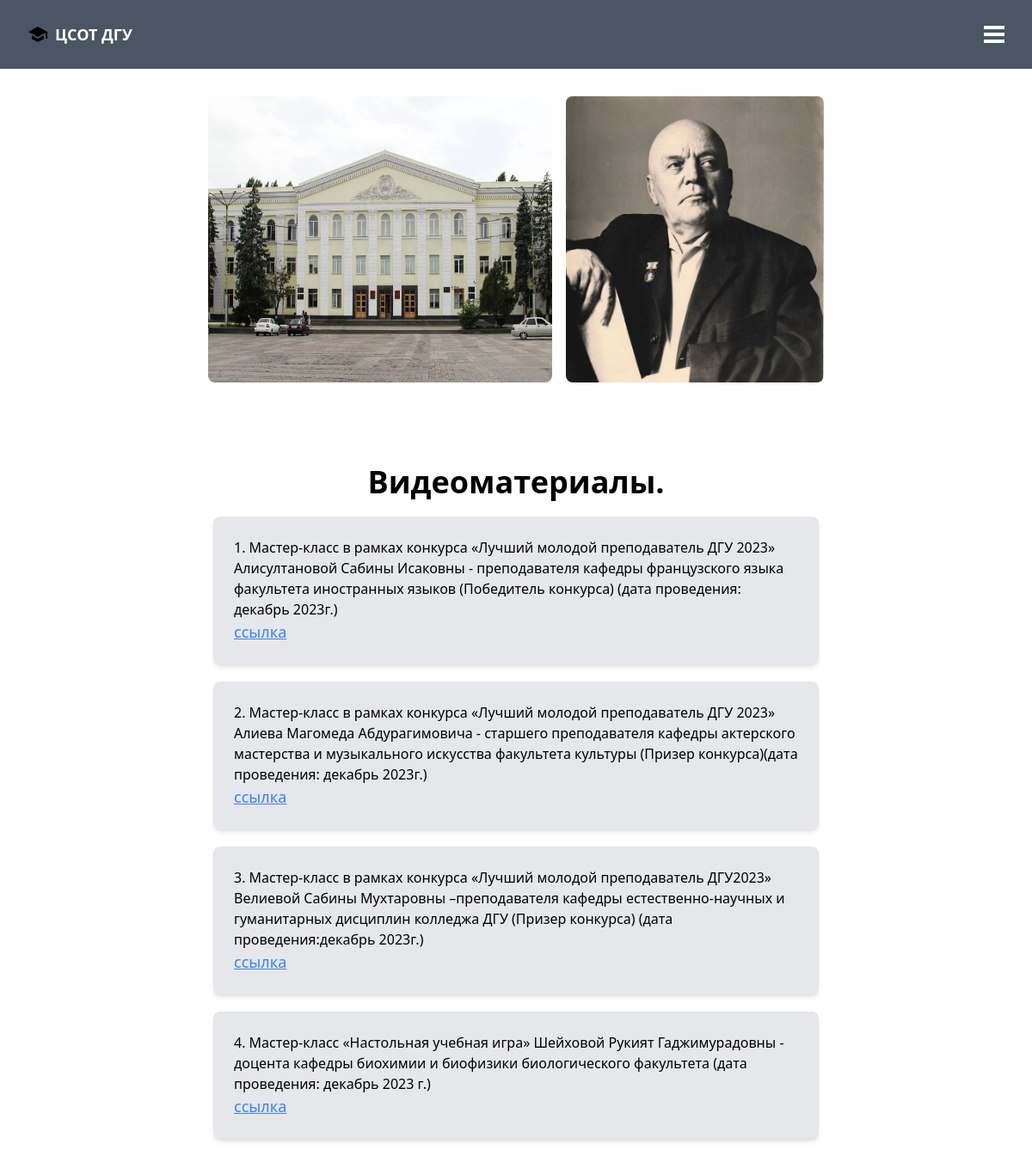
/users/videomat/, run on the app's committed database.
### users/models.py (models this page shows, shortened)
class Video(models.Model):
    title = models.CharField('Название', max_length=255)
    link = models.URLField('link')
    class Meta:
        verbose_name = 'Видеоматериал'
        verbose_name_plural = 'Видеоматериалы'

### users/views.py (the view)
# urls.py: path('videomat/', VideoView.as_view(), name='videomat'),
class VideoView(ListView):
    queryset = Video.objects.all()
    template_name = 'videomat.html'
    context_object_name = 'videos'

### templates/videomat.html
{% extends 'layouts/blank.html' %}
{% block content %}
    <div class="flex justify-center mt-8">
        <img src="/static/images/smapse-dagestanskij-gosudarstvennyj-universitet-1.png" class="rounded-lg w-1/3 h-auto">
        <img src="/static/images/s.jpg" class="rounded-lg w-1/4 h-auto ml-4">
    </div>
    <div class="max-w-3xl mx-auto px-8 py-24 text-center">
        <h1>Видеоматериалы.</h1>
        <ul class="text-left">
            {% for video in videos %}
                <div class="bg-gray-200 p-6 rounded-lg shadow-md text-left mt-5">
                    {{ video.title }}
                    <li><a href="{{ video.link }}" class="text-blue-500 underline text-lg">ссылка</a></li>
                </div>
            {% endfor %}
        </ul>
    </div>
{% endblock %}

### templates/base.html (style rules this page uses)
h1 { @apply text-4xl font-bold mb-4 }

### data on the page
Video: title "1. Мастер-класс в рамках конкурса «Лучший молодой преподаватель ДГУ 2023» Алисултановой Сабины Исаковны - преподавателя кафедры французского языка факультета иностранных языков (Победитель конкурса) (дата проведения: декабрь 2023г.)"
Video: title "2. Мастер-класс в рамках конкурса «Лучший молодой преподаватель ДГУ 2023» Алиева Магомеда Абдурагимовича - старшего преподавателя кафедры актерского мастерства и музыкального искусства факультета культуры (Призер конкурса)(дата проведения: декабрь 2023г.)"
Video: title "3. Мастер-класс в рамках конкурса «Лучший молодой преподаватель ДГУ2023» Велиевой Сабины Мухтаровны –преподавателя кафедры естественно-научных и гуманитарных дисциплин колледжа ДГУ (Призер конкурса) (дата проведения:декабрь 2023г.)"
Video: title "4. Мастер-класс «Настольная учебная игра» Шейховой Рукият Гаджимурадовны - доцента кафедры биохимии и биофизики биологического факультета (дата проведения: декабрь 2023 г.)"
